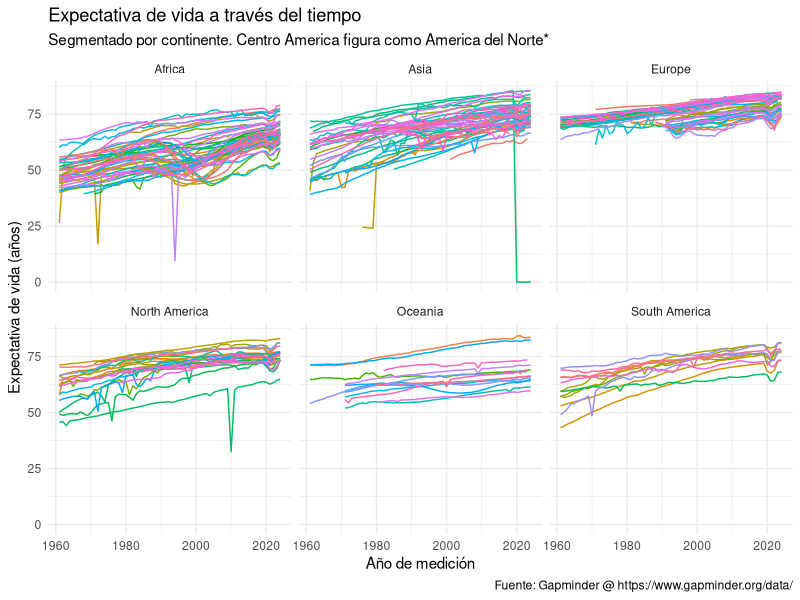
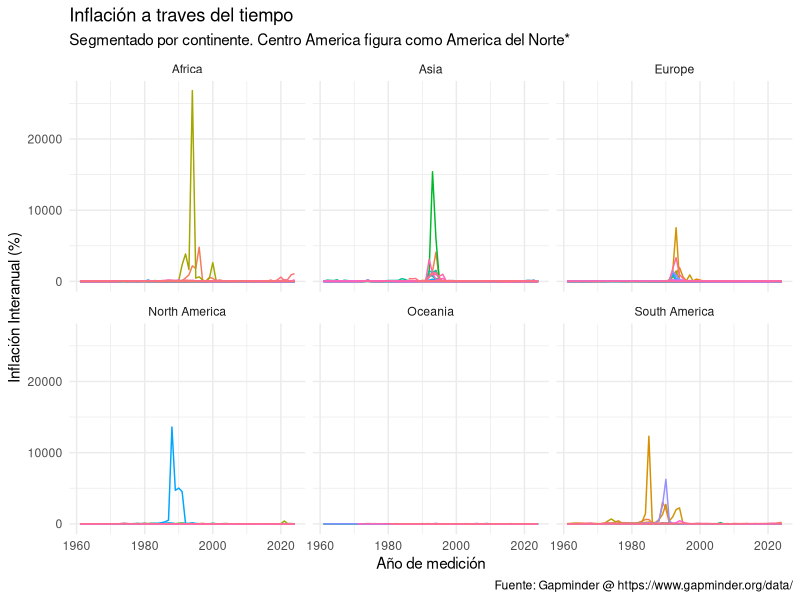
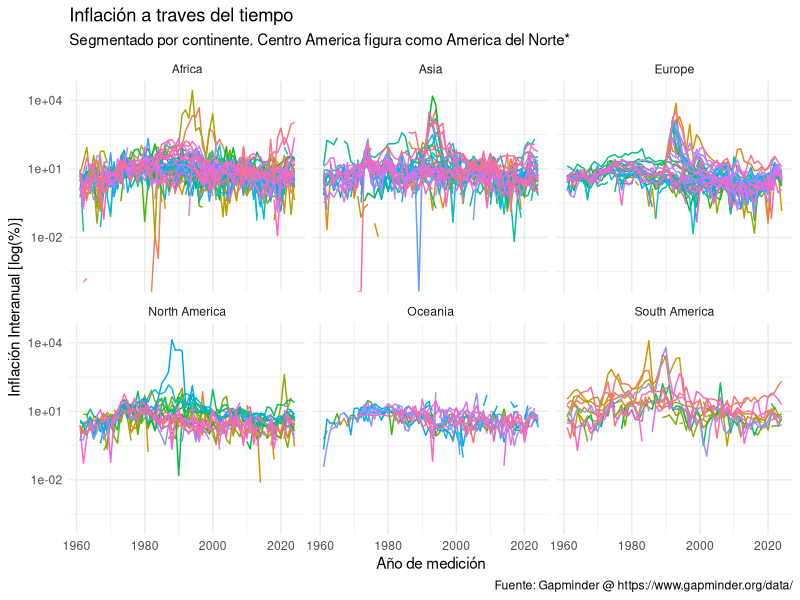
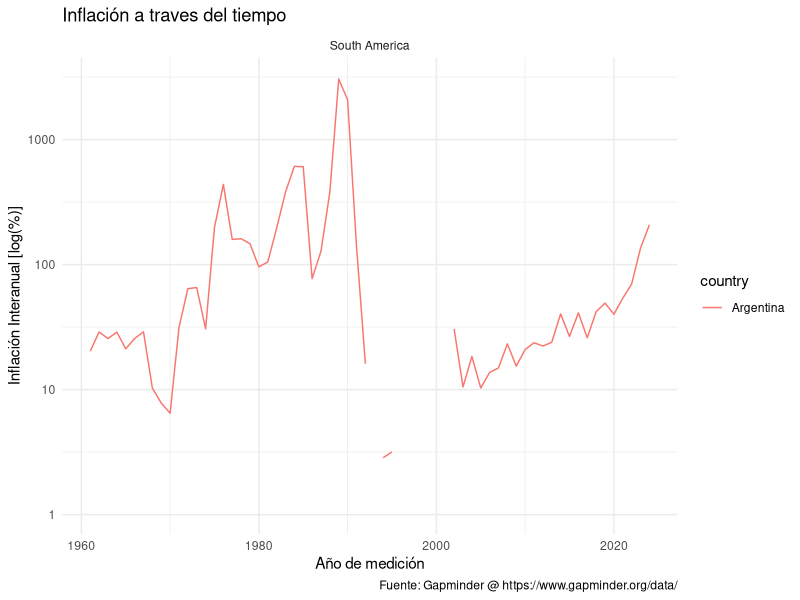
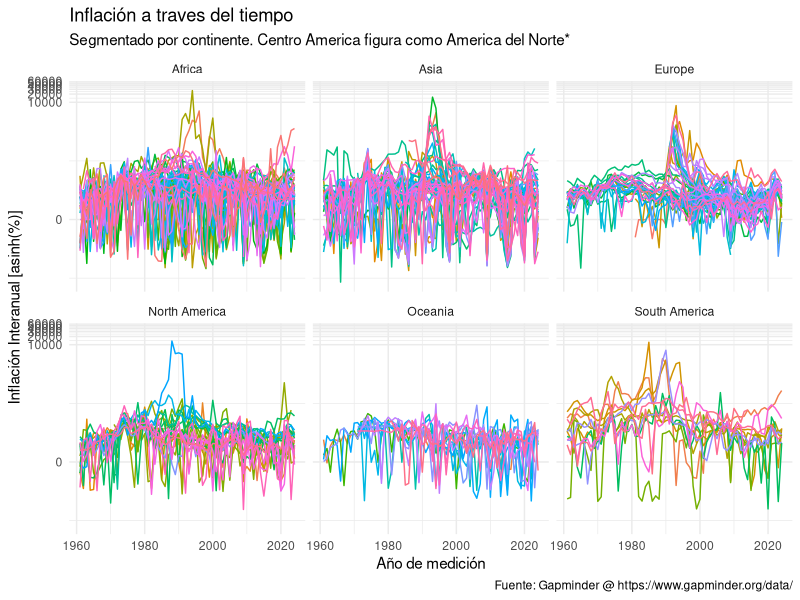
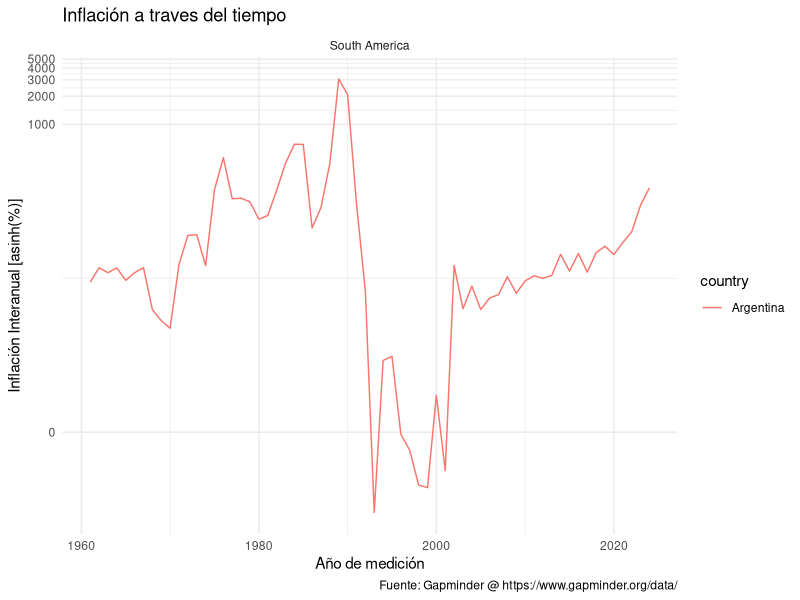
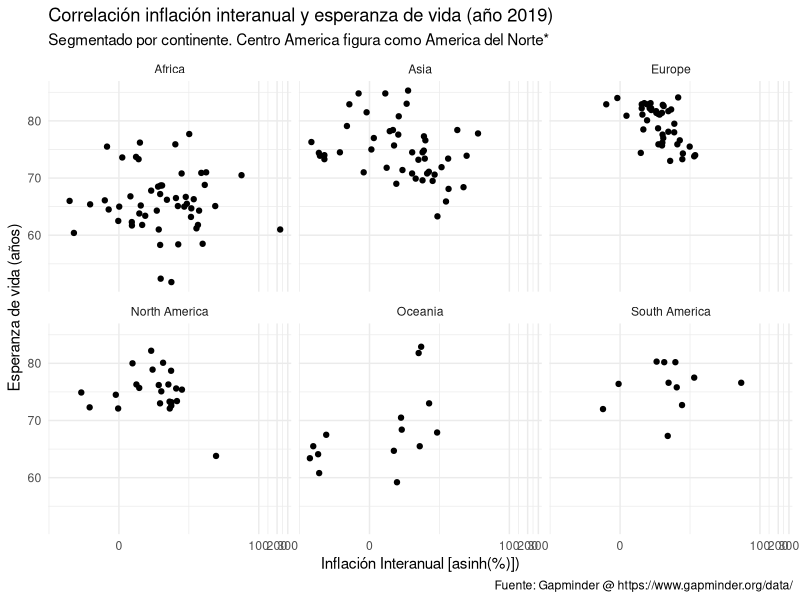
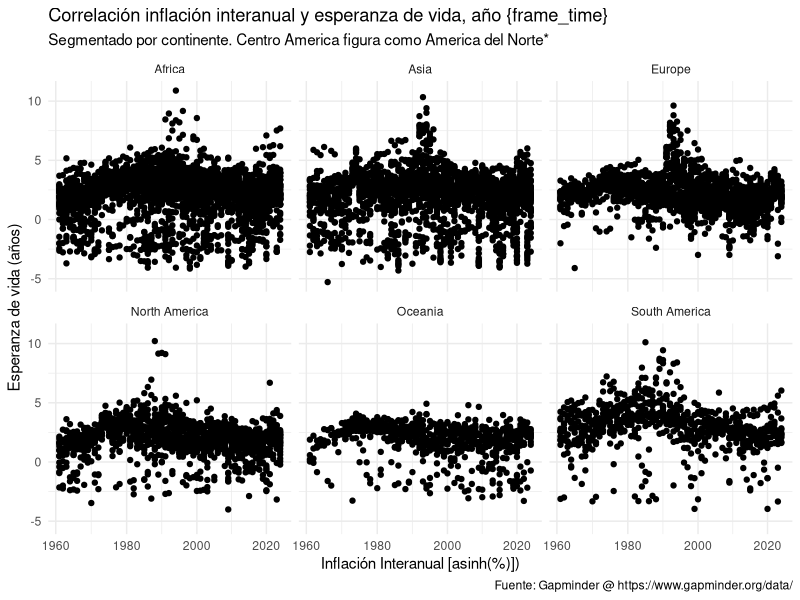

Reproduce these figures in R, in order.
## ---- chunk 1

# Load libraries
library(ggplot2)
library(gganimate)
library(readr)
library(dplyr)

# Load the dataset created in Python
df <- read_csv("data/inflationVsLifeExp.csv")

df <- df %>%
  mutate(
    inflation = as.numeric(gsub(",", ".", gsub("[^0-9,.-]", "", inflation))),
    lifeExp   = as.numeric(gsub(",", ".", gsub("[^0-9,.-]", "", lifeExp))),
    year      = as.integer(year)
  )

# Remove rows with NA values so countries disappear when data is missing
df_clean <- df %>%
  filter(!is.na(lifeExp), !is.na(inflation))

## ---- chunk 2
ggplot(df_clean,
       aes(x = year,
           y = lifeExp,
           colour = country))+
  geom_line()+
  facet_wrap(vars(continent))+
  guides(colour = "none")+
  theme_minimal()+
  labs(title = "Expectativa de vida a través del tiempo",
       subtitle = "Segmentado por continente. Centro America figura como America del Norte*",
       y = "Expectativa de vida (años)",
       x = "Año de medición",
       caption = "Fuente: Gapminder @ https://www.gapminder.org/data/")
## ---- chunk 3
ggplot(df_clean,
       aes(x = year,
           y = inflation,
           colour = country))+
  geom_line()+
  facet_wrap(vars(continent))+
  guides(colour = "none")+
  theme_minimal()+
  labs(title = "Inflación a traves del tiempo",
       subtitle = "Segmentado por continente. Centro America figura como America del Norte*",
       y = "Inflación Interanual (%)",
       x = "Año de medición",
       caption = "Fuente: Gapminder @ https://www.gapminder.org/data/")
## ---- chunk 4
ggplot(df_clean,
       aes(x = year,
           y = inflation,
           colour = country))+
  geom_line()+
  scale_y_log10()+
  facet_wrap(vars(continent))+
  guides(colour = "none")+
  theme_minimal()+
  labs(title = "Inflación a traves del tiempo",
       subtitle = "Segmentado por continente. Centro America figura como America del Norte*",
       y = "Inflación Interanual [log(%)]",
       x = "Año de medición",
       caption = "Fuente: Gapminder @ https://www.gapminder.org/data/")
## ---- chunk 5
ggplot(filter(df_clean, country %in% c('Argentina')),
       aes(x = year,
           y = inflation,
           colour = country))+
  geom_line()+
  scale_y_log10()+
  facet_wrap(vars(continent))+
  theme_minimal()+
  labs(title = "Inflación a traves del tiempo",
       y = "Inflación Interanual [log(%)]",
       x = "Año de medición",
       caption = "Fuente: Gapminder @ https://www.gapminder.org/data/")
## ---- chunk 6
ggplot(df_clean,
       aes(x = year,
           y = inflation,
           colour = country))+
  geom_line()+
  scale_y_continuous("Inflación Interanual [asinh(%)]", trans = "asinh")+
  facet_wrap(vars(continent))+
  guides(colour = "none")+
  theme_minimal()+
  labs(title = "Inflación a traves del tiempo",
       subtitle = "Segmentado por continente. Centro America figura como America del Norte*",
       y = "Inflación Interanual [asinh(%)]",
       x = "Año de medición",
       caption = "Fuente: Gapminder @ https://www.gapminder.org/data/")

## ---- chunk 7

ggplot(filter(df_clean, country %in% c('Argentina')),
       aes(x = year,
           y = inflation,
           colour = country))+
  geom_line()+
  scale_y_continuous("Inflación Interanual [asinh(%)]", trans = "asinh")+
  facet_wrap(vars(continent))+
  theme_minimal()+
  labs(title = "Inflación a traves del tiempo",
       y = "Inflación Interanual [asinh(%)]",
       x = "Año de medición",
       caption = "Fuente: Gapminder @ https://www.gapminder.org/data/")

## ---- chunk 8

ggplot(filter(df_clean, year == 2019),
       aes(x = inflation,
           y = lifeExp))+
  geom_point()+
  scale_x_continuous("Inflación Interanual [asinh(%)])", trans = "asinh")+
  facet_wrap(vars(continent))+
  guides(colour = "none")+
  theme_minimal()+
  labs(title = "Correlación inflación interanual y esperanza de vida (año 2019)",
       subtitle = "Segmentado por continente. Centro America figura como America del Norte*",
       y = "Esperanza de vida (años)",
       x = "Inflación (asinh(%))",
       caption = "Fuente: Gapminder @ https://www.gapminder.org/data/")

## ---- chunk 9

anim <- ggplot(df_clean,
       aes(x = inflation,
           y = lifeExp))+
  geom_point()+
  scale_x_continuous("Inflación Interanual [asinh(%)])", trans = "asinh")+
  facet_wrap(vars(continent))+
  theme_minimal()+
  labs(title = "Correlación inflación interanual y esperanza de vida, año {frame_time}",
       subtitle = "Segmentado por continente. Centro America figura como America del Norte*",
       y = "Esperanza de vida (años)",
       x = "Inflación (asinh(%))",
       caption = "Fuente: Gapminder @ https://www.gapminder.org/data/")+
  transition_time(year)
anim
## ---- chunk 10
ggplot(df_clean,
       aes(y = asinh(inflation),
           x = year,
           colours = country))+
  geom_point()+
  scale_x_continuous("Inflación Interanual [asinh(%)])", trans = "asinh")+
  facet_wrap(vars(continent))+
  guides(colour = "none")+
  theme_minimal()+
  labs(title = "Correlación inflación interanual y esperanza de vida, año {frame_time}",
       subtitle = "Segmentado por continente. Centro America figura como America del Norte*",
       y = "Esperanza de vida (años)",
       x = "Inflación (asinh(%))",
       caption = "Fuente: Gapminder @ https://www.gapminder.org/data/")
